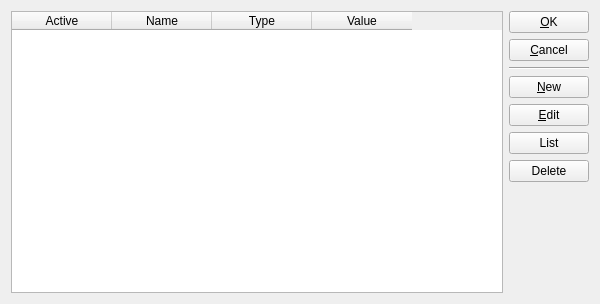
<?xml version="1.0" encoding="UTF-8"?>
<ui version="4.0">
 <comment> * OpenRPT report writer and rendering engine
 * Copyright (C) 2001-2012 by OpenMFG, LLC
 *
 * This library is free software; you can redistribute it and/or
 * modify it under the terms of the GNU Lesser General Public
 * License as published by the Free Software Foundation; either
 * version 2.1 of the License, or (at your option) any later version.
 *
 * This library is distributed in the hope that it will be useful,
 * but WITHOUT ANY WARRANTY; without even the implied warranty of
 * MERCHANTABILITY or FITNESS FOR A PARTICULAR PURPOSE. See the GNU
 * Lesser General Public License for more details.
 *
 * You should have received a copy of the GNU Lesser General Public
 * License along with this library; if not, write to the Free Software
 * Foundation, Inc., 59 Temple Place, Suite 330, Boston, MA 02111-1307 USA
 * Please contact info@openmfg.com with any questions on this license.</comment>
 <class>ParameterEdit</class>
 <widget class="QWidget" name="ParameterEdit">
  <property name="geometry">
   <rect>
    <x>0</x>
    <y>0</y>
    <width>600</width>
    <height>304</height>
   </rect>
  </property>
  <property name="windowTitle">
   <string>Parameter List</string>
  </property>
  <layout class="QHBoxLayout" name="horizontalLayout">
   <item>
    <widget class="QTableWidget" name="_table">
     <column>
      <property name="text">
       <string>Active</string>
      </property>
     </column>
     <column>
      <property name="text">
       <string>Name</string>
      </property>
     </column>
     <column>
      <property name="text">
       <string>Type</string>
      </property>
     </column>
     <column>
      <property name="text">
       <string>Value</string>
      </property>
     </column>
    </widget>
   </item>
   <item>
    <layout class="QVBoxLayout">
     <item>
      <widget class="QPushButton" name="_ok">
       <property name="text">
        <string>&amp;OK</string>
       </property>
       <property name="shortcut">
        <string>Alt+O</string>
       </property>
      </widget>
     </item>
     <item>
      <widget class="QPushButton" name="_cancel">
       <property name="text">
        <string>&amp;Cancel</string>
       </property>
       <property name="shortcut">
        <string>Alt+C</string>
       </property>
      </widget>
     </item>
     <item>
      <widget class="Line" name="_buttonDiv">
       <property name="frameShape">
        <enum>QFrame::HLine</enum>
       </property>
       <property name="frameShadow">
        <enum>QFrame::Sunken</enum>
       </property>
      </widget>
     </item>
     <item>
      <widget class="QPushButton" name="_new">
       <property name="text">
        <string>&amp;New</string>
       </property>
       <property name="shortcut">
        <string>Alt+N</string>
       </property>
      </widget>
     </item>
     <item>
      <widget class="QPushButton" name="_edit">
       <property name="text">
        <string>&amp;Edit</string>
       </property>
       <property name="shortcut">
        <string>Alt+E</string>
       </property>
      </widget>
     </item>
     <item>
      <widget class="QPushButton" name="_list">
       <property name="text">
        <string>List</string>
       </property>
       <property name="shortcut">
        <string>Alt+E</string>
       </property>
      </widget>
     </item>
     <item>
      <widget class="QPushButton" name="_delete">
       <property name="text">
        <string>Delete</string>
       </property>
      </widget>
     </item>
     <item>
      <spacer>
       <property name="orientation">
        <enum>Qt::Vertical</enum>
       </property>
       <property name="sizeType">
        <enum>QSizePolicy::Expanding</enum>
       </property>
       <property name="sizeHint" stdset="0">
        <size>
         <width>20</width>
         <height>20</height>
        </size>
       </property>
      </spacer>
     </item>
    </layout>
   </item>
  </layout>
 </widget>
 <layoutdefault spacing="6" margin="11"/>
 <tabstops>
  <tabstop>_table</tabstop>
  <tabstop>_ok</tabstop>
  <tabstop>_cancel</tabstop>
  <tabstop>_new</tabstop>
  <tabstop>_edit</tabstop>
  <tabstop>_list</tabstop>
  <tabstop>_delete</tabstop>
 </tabstops>
 <resources/>
 <connections/>
</ui>
